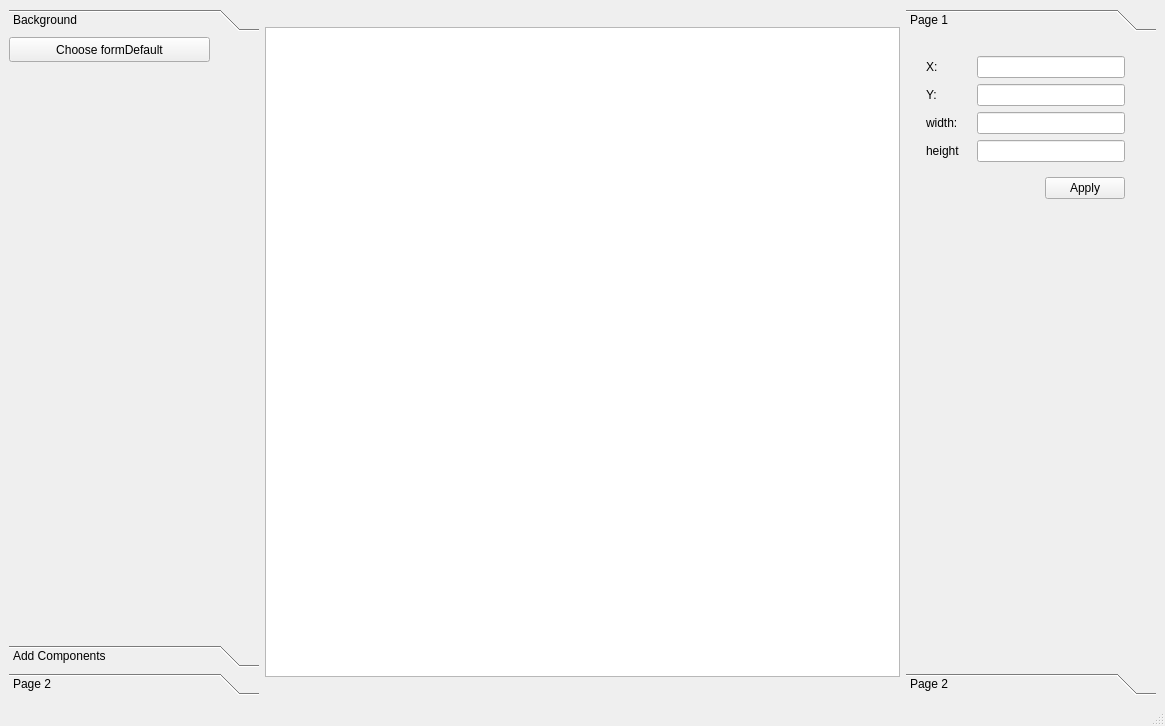
<?xml version="1.0" encoding="UTF-8"?>
<ui version="4.0">
 <class>MainWindow</class>
 <widget class="QMainWindow" name="MainWindow">
  <property name="geometry">
   <rect>
    <x>0</x>
    <y>0</y>
    <width>1165</width>
    <height>726</height>
   </rect>
  </property>
  <property name="windowTitle">
   <string>MainWindow</string>
  </property>
  <widget class="QWidget" name="centralwidget">
   <layout class="QHBoxLayout" name="horizontalLayout">
    <item>
     <widget class="QToolBox" name="tbConfigure">
      <property name="maximumSize">
       <size>
        <width>250</width>
        <height>16777215</height>
       </size>
      </property>
      <property name="currentIndex">
       <number>0</number>
      </property>
      <widget class="QWidget" name="page">
       <property name="geometry">
        <rect>
         <x>0</x>
         <y>0</y>
         <width>250</width>
         <height>571</height>
        </rect>
       </property>
       <attribute name="label">
        <string>Background</string>
       </attribute>
       <widget class="QPushButton" name="pbChooseFromDefault">
        <property name="geometry">
         <rect>
          <x>0</x>
          <y>0</y>
          <width>201</width>
          <height>25</height>
         </rect>
        </property>
        <property name="text">
         <string>Choose formDefault</string>
        </property>
       </widget>
      </widget>
      <widget class="QWidget" name="page_3">
       <property name="geometry">
        <rect>
         <x>0</x>
         <y>0</y>
         <width>250</width>
         <height>571</height>
        </rect>
       </property>
       <attribute name="label">
        <string>Add Components</string>
       </attribute>
       <widget class="QPushButton" name="pbRectangle">
        <property name="geometry">
         <rect>
          <x>0</x>
          <y>10</y>
          <width>89</width>
          <height>25</height>
         </rect>
        </property>
        <property name="text">
         <string>Rectangle</string>
        </property>
       </widget>
      </widget>
      <widget class="QWidget" name="page_2">
       <property name="geometry">
        <rect>
         <x>0</x>
         <y>0</y>
         <width>250</width>
         <height>571</height>
        </rect>
       </property>
       <attribute name="label">
        <string>Page 2</string>
       </attribute>
      </widget>
     </widget>
    </item>
    <item>
     <widget class="QGraphicsView" name="gvMainScene">
      <property name="sizePolicy">
       <sizepolicy hsizetype="Expanding" vsizetype="Fixed">
        <horstretch>0</horstretch>
        <verstretch>0</verstretch>
       </sizepolicy>
      </property>
      <property name="minimumSize">
       <size>
        <width>0</width>
        <height>650</height>
       </size>
      </property>
      <property name="maximumSize">
       <size>
        <width>16777215</width>
        <height>650</height>
       </size>
      </property>
      <property name="autoFillBackground">
       <bool>false</bool>
      </property>
     </widget>
    </item>
    <item>
     <widget class="QToolBox" name="tbComponentInfo">
      <property name="maximumSize">
       <size>
        <width>250</width>
        <height>16777215</height>
       </size>
      </property>
      <property name="currentIndex">
       <number>0</number>
      </property>
      <widget class="QWidget" name="page_4">
       <property name="geometry">
        <rect>
         <x>0</x>
         <y>0</y>
         <width>250</width>
         <height>602</height>
        </rect>
       </property>
       <attribute name="label">
        <string>Page 1</string>
       </attribute>
       <widget class="QWidget" name="">
        <property name="geometry">
         <rect>
          <x>20</x>
          <y>10</y>
          <width>199</width>
          <height>163</height>
         </rect>
        </property>
        <layout class="QVBoxLayout" name="verticalLayout_2">
         <item>
          <layout class="QVBoxLayout" name="verticalLayout">
           <item>
            <layout class="QHBoxLayout" name="horizontalLayout_2">
             <item>
              <widget class="QLabel" name="label">
               <property name="minimumSize">
                <size>
                 <width>45</width>
                 <height>0</height>
                </size>
               </property>
               <property name="maximumSize">
                <size>
                 <width>45</width>
                 <height>16777215</height>
                </size>
               </property>
               <property name="text">
                <string>X:</string>
               </property>
              </widget>
             </item>
             <item>
              <widget class="QLineEdit" name="leRectangleX"/>
             </item>
            </layout>
           </item>
           <item>
            <layout class="QHBoxLayout" name="horizontalLayout_3">
             <item>
              <widget class="QLabel" name="label_3">
               <property name="minimumSize">
                <size>
                 <width>45</width>
                 <height>0</height>
                </size>
               </property>
               <property name="maximumSize">
                <size>
                 <width>50</width>
                 <height>16777215</height>
                </size>
               </property>
               <property name="text">
                <string>Y:</string>
               </property>
              </widget>
             </item>
             <item>
              <widget class="QLineEdit" name="leRectangleY"/>
             </item>
            </layout>
           </item>
           <item>
            <layout class="QHBoxLayout" name="horizontalLayout_4">
             <item>
              <widget class="QLabel" name="label_4">
               <property name="minimumSize">
                <size>
                 <width>45</width>
                 <height>0</height>
                </size>
               </property>
               <property name="maximumSize">
                <size>
                 <width>45</width>
                 <height>16777215</height>
                </size>
               </property>
               <property name="text">
                <string>width:</string>
               </property>
              </widget>
             </item>
             <item>
              <widget class="QLineEdit" name="leRectangleWidth"/>
             </item>
            </layout>
           </item>
           <item>
            <layout class="QHBoxLayout" name="horizontalLayout_5">
             <item>
              <widget class="QLabel" name="label_2">
               <property name="minimumSize">
                <size>
                 <width>45</width>
                 <height>0</height>
                </size>
               </property>
               <property name="maximumSize">
                <size>
                 <width>45</width>
                 <height>16777215</height>
                </size>
               </property>
               <property name="text">
                <string>height</string>
               </property>
              </widget>
             </item>
             <item>
              <widget class="QLineEdit" name="leRectangleHeight"/>
             </item>
            </layout>
           </item>
          </layout>
         </item>
         <item>
          <layout class="QHBoxLayout" name="horizontalLayout_6">
           <item>
            <spacer name="horizontalSpacer">
             <property name="orientation">
              <enum>Qt::Horizontal</enum>
             </property>
             <property name="sizeHint" stdset="0">
              <size>
               <width>40</width>
               <height>20</height>
              </size>
             </property>
            </spacer>
           </item>
           <item>
            <widget class="QPushButton" name="pbRectangleApply">
             <property name="text">
              <string>Apply</string>
             </property>
            </widget>
           </item>
          </layout>
         </item>
        </layout>
       </widget>
      </widget>
      <widget class="QWidget" name="page_5">
       <property name="geometry">
        <rect>
         <x>0</x>
         <y>0</y>
         <width>250</width>
         <height>602</height>
        </rect>
       </property>
       <attribute name="label">
        <string>Page 2</string>
       </attribute>
      </widget>
     </widget>
    </item>
   </layout>
  </widget>
  <widget class="QMenuBar" name="menubar">
   <property name="geometry">
    <rect>
     <x>0</x>
     <y>0</y>
     <width>1165</width>
     <height>22</height>
    </rect>
   </property>
  </widget>
  <widget class="QStatusBar" name="statusbar"/>
 </widget>
 <resources/>
 <connections/>
</ui>
